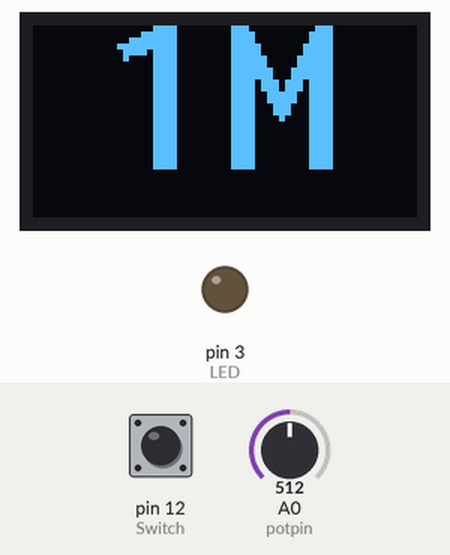
This sketch was run on a simulated Arduino Uno, built with avr-gcc and run on an emulated ATmega328P. Parts: 64×32 one-colour display, output pins drawn as LEDs (lit = HIGH). The test bench sets the inputs (shaded band); at power-on: A0 (potpin) = 512, pin 12 (Switch) HIGH.

Above: at 1.2 s.
1.3 s: A0 (potpin) set to 494
At 2.5 s:
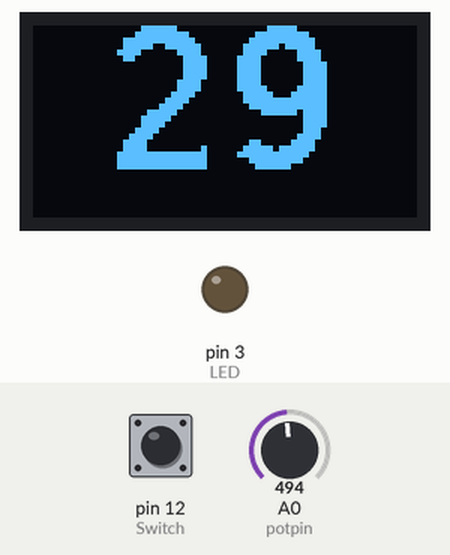
2.8 s: pin 12 (Switch) pulled LOW for 0.15 s
At 4.0 s:
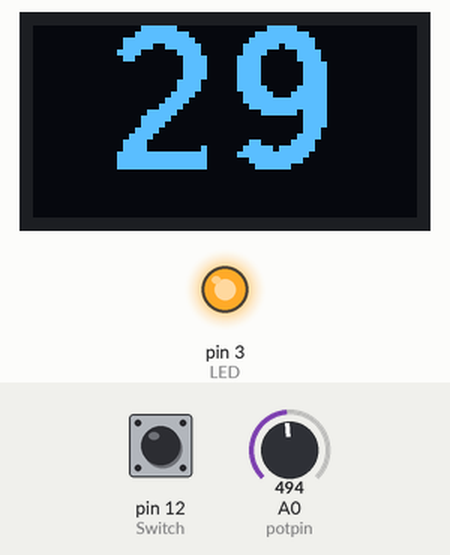
4.4 s: A0 (potpin) set to 716
At 5.3 s:
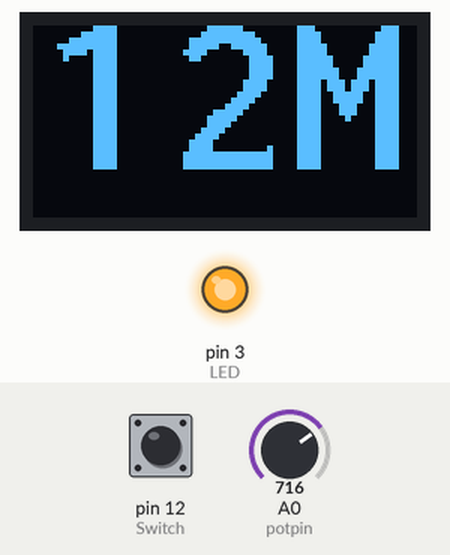
5.9 s: pin 12 (Switch) pulled LOW for 1 s
At 6.3 s:
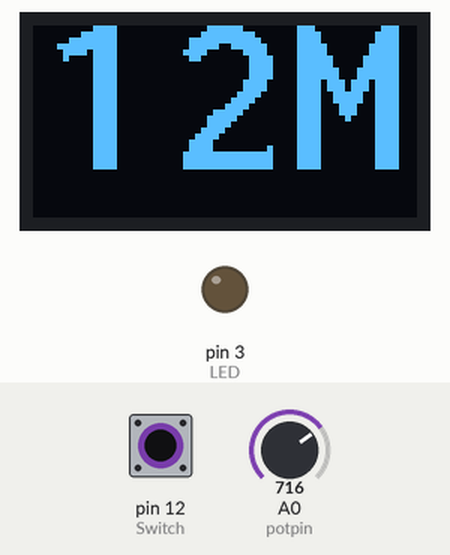
8.4 s: pin 12 (Switch) pulled LOW for 3.2 s
At 9.5 s:
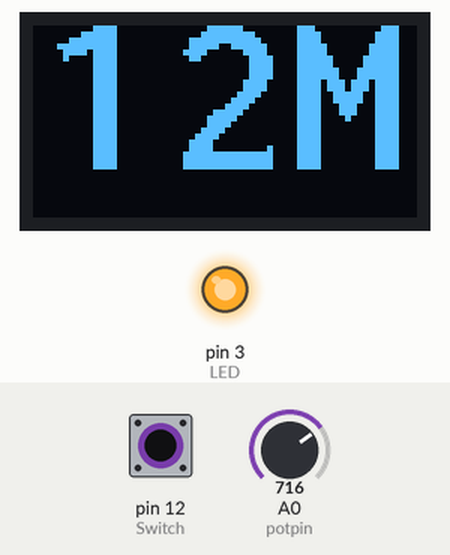
13.1 s: A0 (potpin) set to 900
At 14.0 s:
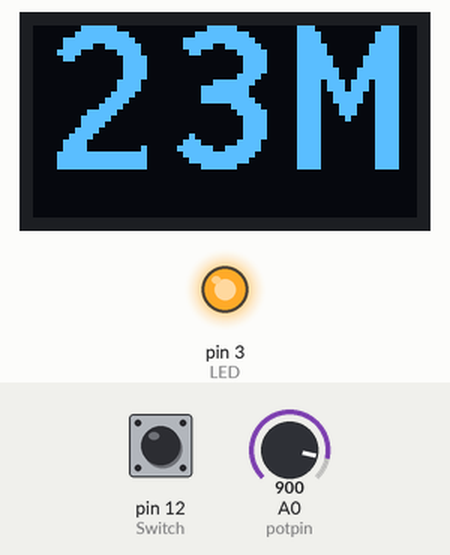
Timing chart, 0 to 15.6 s (numbered marks = the images above; inputs shaded):
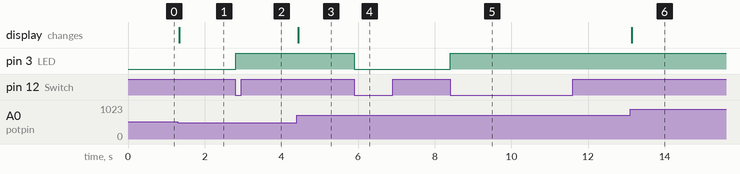

The sketch:

TimeLapser_IR_v1.ino
```cpp
#include <Arduino.h>
#include <U8g2lib.h>
#include <Wire.h>

U8G2_SSD1306_64X32_1F_F_HW_I2C u8g2(U8G2_R0, /* reset=*/ U8X8_PIN_NONE);

//Period to elapse (for the timed function using 'Millis()')
unsigned long period = 0;
//A long in which the current time can be saved
unsigned long time_now = 0;
//Pin for the switch (Pullup button) and the led for displaying activity
const int Switch = 12, LED = 3;

//Pin to which the potmeter is connectet to
int potpin = 0;
//A long I save the (further calculated) current potmeter input to
unsigned long val;
//Interval in seconds
int seconds;
//Interval in minutes
int minutes;
//Bool to let the program know whether to have minute intervals or second intervals
bool shootingMinutes = false;
//Bool to be able to stop and start the time lapse
bool onOff;
//Bool to let the program know whether the button should be active or not
bool canChange;

//Run setup for the display, button and led
void setup()
{
  u8g2.begin();
  pinMode(Switch, INPUT_PULLUP);
  pinMode(LED, OUTPUT);
  Serial.begin(9600);
}
void loop()
{
  setInterval();
  displayInterval();
  buttonToggle();

  if (onOff)
  {
    //Turn indicator led on
    digitalWrite(LED, HIGH);
    regulateInterval();
  } else if (!onOff)
  {
     //Turn indicator led off
    digitalWrite(LED, LOW);
  }
}

//Pulse IR code to receiver (Nikon D50) with the correct time intervals
void Pulse(void)
{
  int i;
  for (i = 0; i < 76; i++)
  {
    digitalWrite(2, HIGH);
    delayMicroseconds(7);
    digitalWrite(2, LOW);
    delayMicroseconds(7);
  }
  delay(27);
  delayMicroseconds(810);
  for (i = 0; i < 16; i++)
  {
    digitalWrite(2, HIGH);
    delayMicroseconds(7);
    digitalWrite(2, LOW);
    delayMicroseconds(7);
  }
  delayMicroseconds(1540);
  for (i = 0; i < 16; i++)
  {
    digitalWrite(2, HIGH);
    delayMicroseconds(7);
    digitalWrite(2, LOW);
    delayMicroseconds(7);
  }
  delayMicroseconds(3545);
  for (i = 0; i < 16; i++)
  {
    digitalWrite(2, HIGH);
    delayMicroseconds(7);
    digitalWrite(2, LOW);
    delayMicroseconds(7);
  }
}

void displayInterval()
{
   // Clear the internal memory
  u8g2.clearBuffer();
  //Set font for the displayed text
  u8g2.setFont(u8g2_font_inb24_mr);

  if (shootingMinutes)
  {
    //This code is run when the interval > 1 minute
    if (minutes >= 10)
    {
      //Aligns the text to the middle of the display
      u8g2.setCursor(1, 24);
    } else {
      u8g2.setCursor(11, 24);
    }
    u8g2.print(String(minutes) + "M");
  } else
  {
    //This code is run when the interval < 1 minute
    if (seconds >= 10)
    {
      //Aligns the text to the middle of the display
      u8g2.setCursor(11, 24);
    } else {
      u8g2.setCursor(23, 24);
    }
    u8g2.print(seconds);
  }
  //Send internal memory to display
  u8g2.sendBuffer();
}

//Function for setting the interval
void setInterval()
{
  //Changes an input of 0-1000 to a value of 1000 - 30000 (x2), this is easier to calculate back to minutes
  val = 1000 + ((analogRead(potpin) * 29.31) * 2);
  seconds = val / 1000;
  if (seconds > 30)
  {
    shootingMinutes = true;
    minutes = (seconds - 30);
  }else
  {
    shootingMinutes = false;
  }
}

//This function changes a pulldown resistor button into a toggle switch.
void buttonToggle()
{
if (digitalRead(Switch) == LOW && canChange)
  {
    onOff = !onOff;
    canChange = false;
  }
  if (digitalRead(Switch) == HIGH)
  {
    canChange = true;
  }
}

//Timer function using Millis(). Executes 'Pulse()' every second / minute interval
void regulateInterval()
{
    if (shootingMinutes)
    {
      period = (minutes * 60000);
    } else
    {
      period = (seconds * 1000);
    }

    if (millis() > time_now + period)
    {
      time_now = millis();
      Pulse();
    }
}
```

Measured:
- the behaviour switches between 512 and 511 on A0 (potpin) (found by bisection; images 0 and 1)
- after the input at 1.3 s, the display: changes at once (image 1)
- after the input at 2.8 s, pin 3 (LED): LOW → HIGH at once
- after the input at 4.4 s, the display: changes at once (image 3)
- after the input at 5.9 s, pin 3 (LED): HIGH → LOW at once
- after the input at 8.4 s, pin 3 (LED): LOW → HIGH at once
- after the input at 13.1 s, the display: changes at once (image 6)
